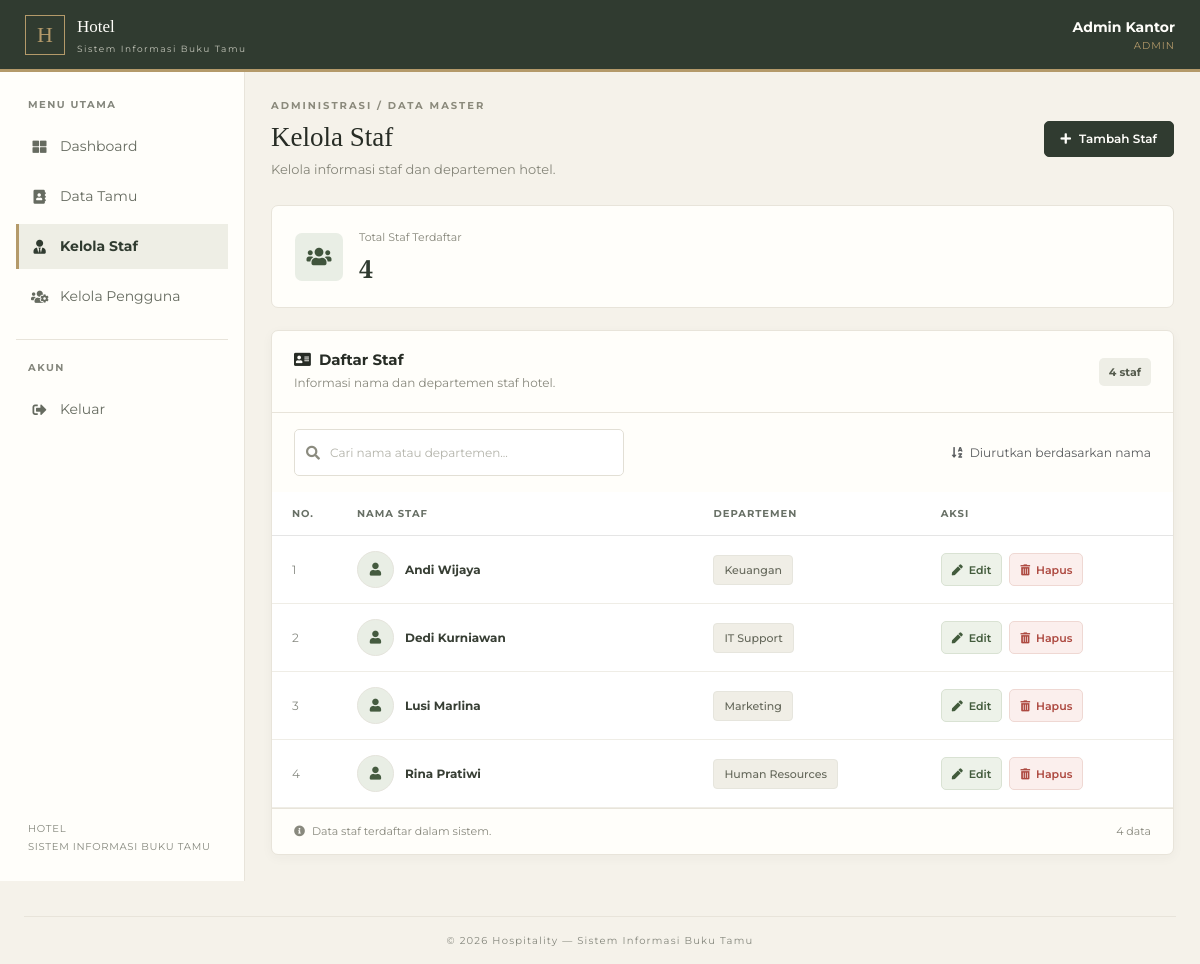
The app's page /admin/list_staf.php (signed in) with its own data.
### tables this page shows
CREATE TABLE tb_staf (
    id INT AUTO_INCREMENT PRIMARY KEY,
    nama_staf VARCHAR(100) NOT NULL,
    departemen VARCHAR(100) NOT NULL,
    created_at TIMESTAMP DEFAULT CURRENT_TIMESTAMP,
    updated_at TIMESTAMP DEFAULT CURRENT_TIMESTAMP ON UPDATE CURRENT_TIMESTAMP
);

### admin/list_staf.php (the view, shortened to what this page needs)
<?php
$dbConnection = new DatabaseConnection();
$conn = $dbConnection->getConnection();
$list_staf = [];
$load_error = false;
function e($value): string
{
    return htmlspecialchars((string)($value ?? ''), ENT_QUOTES, 'UTF-8');
}
try {
    $stmt = $conn->query(
        "SELECT id, nama_staf, departemen
         FROM tb_staf
         ORDER BY nama_staf ASC"
    );
    $list_staf = $stmt->fetchAll(PDO::FETCH_ASSOC);
} catch (PDOException $ex) {
    error_log('Gagal memuat staf: ' . $ex->getMessage());
    $load_error = true;
}
require_once('../inc/header.php');
?>
<div class="staff-page">
    <div class="staff-heading">
        <div>
            <span class="staff-eyebrow">ADMINISTRASI / DATA MASTER</span>
            <h1 class="staff-title">Kelola Staf</h1>
            <p class="staff-subtitle">
                Kelola informasi staf dan departemen hotel.
            </p>
        </div>
        <a href="tambahstaf.php" class="btn btn-olive px-3 py-2">
            <i class="fas fa-plus me-2"></i>Tambah Staf
        </a>
    </div>
    <?php if ($load_error): ?>
    <div class="alert alert-danger">
        Data staf gagal dimuat. Periksa koneksi database.
    </div>
    <?php else: ?>
    <div class="staff-stats">
        <div class="staff-stat-icon">
            <i class="fas fa-users"></i>
        </div>
        <div>
            <span class="staff-stat-label">Total Staf Terdaftar</span>
            <strong class="staff-stat-number">
                <?= number_format(count($list_staf), 0, ',', '.') ?>
            </strong>
        </div>
    </div>
    <section class="staff-panel">
        <div class="staff-panel-heading">
            <div>
                <h2><i class="fas fa-address-card me-2"></i>Daftar Staf</h2>
                <p>Informasi nama dan departemen staf hotel.</p>
            </div>
            <span class="staff-count" id="staffCount">
                <?= count($list_staf) ?> staf
            </span>
        </div>
        <div class="staff-toolbar">
            <div class="staff-search">
                <i class="fas fa-search"></i>
                <input type="search" id="searchStaff" class="form-control" placeholder="Cari nama atau departemen..."
                    aria-label="Cari staf">
            </div>
            <small class="text-muted align-self-center">
                <i class="fas fa-sort-alpha-down me-1"></i>
                Diurutkan berdasarkan nama
            </small>
        </div>
        <div class="table-responsive">
            <table class="table staff-table">
                <thead>
                    <tr>
                        <th class="staff-number">NO.</th>
                        <th>NAMA STAF</th>
                        <th>DEPARTEMEN</th>
                        <th>AKSI</th>
                    </tr>
                </thead>
                <tbody id="staffTableBody">
                    <?php if (!$list_staf): ?>
                    <tr id="emptyStaffRow">
                        <td colspan="4">
                            <div class="staff-empty">
                                <i class="far fa-folder-open"></i>
                                <strong>Belum ada data staf</strong>
                                <p>Tambahkan staf untuk mulai mengelola daftar.</p>
                                <a href="tambahstaf.php" class="btn btn-olive">
                                    <i class="fas fa-plus me-1"></i>Tambah Staf
                                </a>
                            </div>
                        </td>
                    </tr>
                    <?php else: ?>
                    <?php foreach ($list_staf as $index => $s): ?>
                    <tr class="staff-row" data-name="<?= e($s['nama_staf']) ?>"
                        data-department="<?= e($s['departemen']) ?>">
                        <td class="staff-number"><?= $index + 1 ?></td>
                        <td>
                            <div class="staff-name-wrap">
                                <div class="staff-avatar">
                                    <i class="fas fa-user"></i>
                                </div>
                                <strong class="staff-name">
                                    <?= e($s['nama_staf']) ?>
                                </strong>
                            </div>
                        </td>
                        <td>
                            <span class="staff-department">
                                <?= e($s['departemen']) ?>
                            </span>
                        </td>
                        <td>
                            <div class="staff-actions">
                                <button type="button" class="staff-action-btn staff-edit-btn btn-edit-staff"
                                    data-id="<?= (int)$s['id'] ?>" data-name="<?= e($s['nama_staf']) ?>"
                                    data-department="<?= e($s['departemen']) ?>"
                                    aria-label="Edit staf <?= e($s['nama_staf']) ?>">
                                    <i class="fas fa-pen"></i><span>Edit</span>
                                </button>
                                <button type="button" class="staff-action-btn staff-delete-btn btn-delete-staff"
                                    data-id="<?= (int)$s['id'] ?>" data-name="<?= e($s['nama_staf']) ?>"
                                    data-department="<?= e($s['departemen']) ?>"
                                    aria-label="Hapus staf <?= e($s['nama_staf']) ?>">
                                    <i class="fas fa-trash-alt"></i><span>Hapus</span>
                                </button>
                            </div>
                        </td>
                    </tr>
                    <?php endforeach; ?>
                    <?php endif; ?>
                </tbody>
            </table>
        </div>
        <div class="staff-footer">
            <span><i class="fas fa-info-circle me-1"></i>
                Data staf terdaftar dalam sistem.
            </span>
            <span id="staffFooterCount">
                <?= count($list_staf) ?> data
            </span>
        </div>
    </section>
    <?php endif; ?>
</div>
<?php require_once('../inc/footer.php'); ?>

### asset/css/style.css (style rules this page uses)
* { margin: 0; padding: 0; box-sizing: border-box; font-family: "Montserrat", sans-serif; }
:root { --olive: #303b30; --olive-light: #414c3f; --ivory: #f5f2ea; --white: #fffefa; --ink: #292e27; --muted: #85877d; --bronze: #b49a6a; --border: #e8e4da; }
body { margin: 0; background: var(--ivory); color: var(--ink); font-family: 'DM Sans', sans-serif; font-size: 14px; }
.main-content h1, .main-content h2, .main-content h3, .main-content h4 { color: var(--ink); }
.btn { border-radius: 2px; }
.form-control, .form-select { border-radius: 2px; border-color: #dedacf; }
.table { --bs-table-bg: transparent; color: var(--ink); }
.table thead th { background: #eeebe2; color: #676b60; font-size: 10px; letter-spacing: 1px; text-transform: uppercase; }
:root { --hotel-olive: #303b30; --hotel-olive-light: #455343; --hotel-paper: #f5f2ea; --hotel-white: #fffefa; --hotel-ink: #292e27; --hotel-muted: #85877d; --hotel-line: #e6e1d6; --hotel-bronze: #b49a6a; }
:root { --olive: #303b30; --olive-light: #465442; --paper: #f5f2ea; --white: #fffefa; --ink: #272c25; --muted: #85877d; --line: #e5e1d6; --accent: #b18a5b; }
body { margin: 0; min-height: 100vh; background: var(--paper); color: var(--ink); font-family: 'DM Sans', sans-serif; }
.form-control { height: 47px; border: 0; background: #fff; box-shadow: none !important; font-size: 12px; padding-left: 8px; }
.form-control::placeholder { color: #b4b4ab; }
.table tbody tr { transition: background-color 0.2s ease; }
.dashboard-content .table thead th, .log-page .table thead th, .activity-content .table thead th, .security-content .table thead th, .table thead th { background: #ffffff !important; background-color: #ffffff !important; color: #687066 !important; border-bottom: 1px solid #e5e5e5 !important; }
.dashboard-content .table thead, .log-page .table thead, .activity-content .table thead, .security-content .table thead, .table thead { background: #ffffff !important; --bs-table-bg: #ffffff; --bs-table-color: #687066; }
.staff-page { width: 100%; color: #30372f; }
.staff-eyebrow { display: block; margin-bottom: 7px; color: #8b8d81; font-size: 11px; font-weight: 700; letter-spacing: 1.5px; }
.staff-count { flex-shrink: 0; padding: 7px 12px; border-radius: 20px; background: #edf0e9; color: #343c32; font-size: 12px; font-weight: 700; }
.staff-table { width: 100%; border-collapse: separate; border-spacing: 0; }
.staff-table thead th { padding: 14px 18px; border-bottom: 1px solid #dcded5; background: #fff; color: #6d7269; font-size: 11px; font-weight: 700; letter-spacing: .8px; white-space: nowrap; }
.staff-table tbody td { padding: 13px 18px; border-bottom: 1px solid #e9e8e2; background: #fff; color: #30372f; font-size: 14px; vertical-align: middle; }
.staff-number { width: 65px; color: #888b83 !important; }
.staff-name { display: flex; align-items: center; gap: 11px; min-width: 170px; }
.staff-avatar { display: flex; align-items: center; justify-content: center; width: 34px; height: 34px; flex-shrink: 0; border: 1px solid #e5e4dc; border-radius: 50%; background: #f5f5f0; color: #5b6354; font-size: 13px; }
.staff-department { display: inline-block; padding: 5px 10px; border: 1px solid #e6e5dd; border-radius: 5px; background: #f9f9f6; color: #53594e; font-size: 12px; font-weight: 500; }
.staff-actions { display: flex; align-items: center; gap: 7px; }
.staff-edit-btn, .staff-delete-btn { display: inline-flex; align-items: center; justify-content: center; gap: 6px; min-height: 34px; padding: 7px 10px; border: 1px solid; border-radius: 4px; background: #fff; font-family: inherit; font-size: 12px; text-decoration: none; cursor: pointer; transition: background .2s ease, color .2s ease; }
.staff-edit-btn { border-color: #bfc5b9; color: #596252; }
.staff-delete-btn { border-color: #e5bcbc; color: #bf4848; }

### records on screen
tb_staf: nama_staf "Andi Wijaya", departemen "Keuangan"
tb_staf: nama_staf "Dedi Kurniawan", departemen "IT Support"
tb_staf: nama_staf "Lusi Marlina", departemen "Marketing"
tb_staf: nama_staf "Rina Pratiwi", departemen "Human Resources"

### other values on screen
$nama "Admin Kantor"
$role "ADMIN"
count($list_staf) "4"
